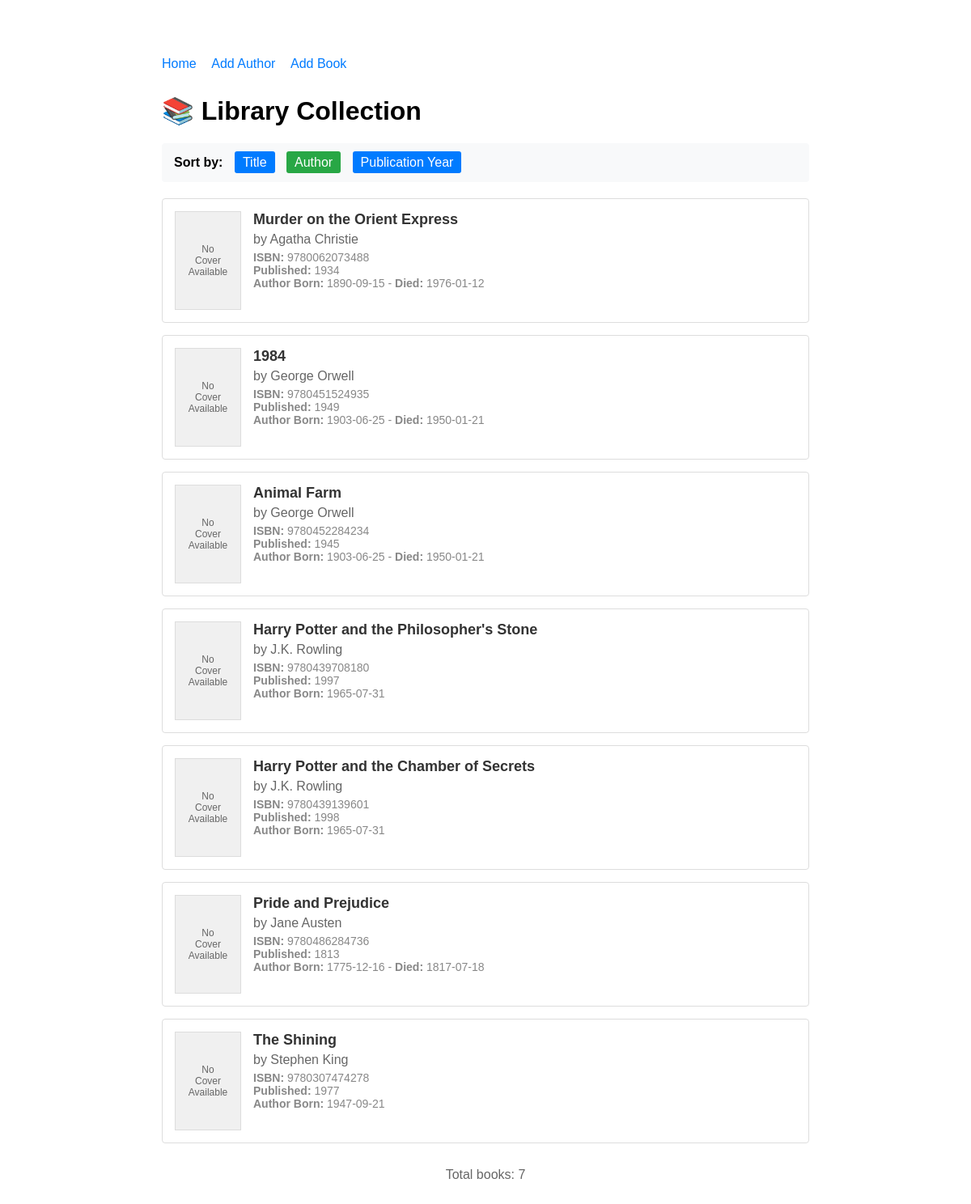
The app's page /?sort=author with its own data.
### data_models.py (models this page shows, shortened)
class Book(db.Model):
    id = db.Column(db.Integer, primary_key=True, autoincrement=True)
    isbn = db.Column(db.String(20), unique=True, nullable=False)
    title = db.Column(db.String(200), nullable=False)
    publication_year = db.Column(db.Integer)
    author_id = db.Column(db.Integer, db.ForeignKey('author.id'), nullable=False)

class Author(db.Model):
    id = db.Column(db.Integer, primary_key=True, autoincrement=True)
    name = db.Column(db.String(100), nullable=False)
    birth_date = db.Column(db.Date)
    date_of_death = db.Column(db.Date)
    books = db.relationship('Book', backref='author', lazy=True)

### app.py (the view)
@app.route('/')
def home():
    sort_by = request.args.get('sort', 'title')  # Default sort by title
    if sort_by == 'author':
        books = Book.query.join(Author).order_by(Author.name).all()
    elif sort_by == 'year':
        books = Book.query.order_by(Book.publication_year.desc()).all()
    else:  # default to title
        books = Book.query.order_by(Book.title).all()
    return render_template('home.html', books=books, current_sort=sort_by)

### templates/home.html (shortened to what this page needs)
<!DOCTYPE html>
<html lang="en">
<head>
</head>
<body>
    <div class="nav">
        <a href="/">Home</a>
        <a href="/add_author">Add Author</a>
        <a href="/add_book">Add Book</a>
    </div>
    <h1>📚 Library Collection</h1>
    <div class="sort-controls">
        <label>Sort by:</label>
        <a href="/?sort=title" class="{% if current_sort == 'title' %}active{% endif %}">Title</a>
        <a href="/?sort=author" class="{% if current_sort == 'author' %}active{% endif %}">Author</a>
        <a href="/?sort=year" class="{% if current_sort == 'year' %}active{% endif %}">Publication Year</a>
    </div>
    {% if books %}
        <div class="book-list">
            {% for book in books %}
            <div class="book-item">
                <div class="book-cover">
                </div>
                <div class="book-details">
                    <div class="book-title">{{ book.title }}</div>
                    <div class="book-author">by {{ book.author.name }}</div>
                    <div class="book-info">
                        <strong>ISBN:</strong> {{ book.isbn }}<br>
                        {% if book.publication_year %}
                            <strong>Published:</strong> {{ book.publication_year }}<br>
                        {% endif %}
                        {% if book.author.birth_date %}
                            <strong>Author Born:</strong> {{ book.author.birth_date.strftime('%Y-%m-%d') }}
                            {% if book.author.date_of_death %}
                                - <strong>Died:</strong> {{ book.author.date_of_death.strftime('%Y-%m-%d') }}
                            {% endif %}
                        {% endif %}
                    </div>
                </div>
            </div>
            {% endfor %}
        </div>
    {% else %}
        <div class="no-books">
            <h3>No books in the library yet!</h3>
            <p>Start by <a href="/add_author">adding an author</a> and then <a href="/add_book">add some books</a>.</p>
        </div>
    {% endif %}
    <div style="margin-top: 30px; text-align: center; color: #666;">
        <p>Total books: {{ books|length }}</p>
    </div>
</body>
</html>

### templates/home.html (style rules this page uses)
body { font-family: Arial, sans-serif; max-width: 800px; margin: 50px auto; padding: 20px; }
.nav { margin-bottom: 30px; }
.nav a { margin-right: 15px; text-decoration: none; color: #007bff; }
.sort-controls { margin-bottom: 20px; padding: 15px; background-color: #f8f9fa; border-radius: 4px; }
.sort-controls label { margin-right: 10px; font-weight: bold; }
.sort-controls a { margin-right: 10px; padding: 5px 10px; background-color: #007bff; color: white; text-decoration: none; border-radius: 3px; }
.sort-controls a.active { background-color: #28a745; }
.book-item { border: 1px solid #ddd; margin-bottom: 15px; padding: 15px; border-radius: 4px; display: flex; align-items: flex-start; }
.book-cover { width: 80px; height: 120px; margin-right: 15px; background-color: #f0f0f0; border: 1px solid #ddd; display: flex; align-items: center; justify-content: center; color: #666; font-size: 12px; text-align: center; }
.book-details { flex-grow: 1; }
.book-title { font-size: 18px; font-weight: bold; margin-bottom: 5px; color: #333; }
.book-author { color: #666; margin-bottom: 5px; }
.book-info { font-size: 14px; color: #888; }

### records on screen
Book: title "Murder on the Orient Express", author.name "Agatha Christie", isbn "9780062073488", publication_year "1934", author.birth_date "1890-09-15", author.date_of_death "1976-01-12"
Book: title "1984", author.name "George Orwell", isbn "9780451524935", publication_year "1949", author.birth_date "1903-06-25", author.date_of_death "1950-01-21"
Book: title "Animal Farm", author.name "George Orwell", isbn "9780452284234", publication_year "1945", author.birth_date "1903-06-25", author.date_of_death "1950-01-21"
Book: title "Harry Potter and the Philosopher's Stone", author.name "J.K. Rowling", isbn "9780439708180", publication_year "1997", author.birth_date "1965-07-31"
Book: title "Harry Potter and the Chamber of Secrets", author.name "J.K. Rowling", isbn "9780439139601", publication_year "1998", author.birth_date "1965-07-31"
Book: title "Pride and Prejudice", author.name "Jane Austen", isbn "9780486284736", publication_year "1813", author.birth_date "1775-12-16", author.date_of_death "1817-07-18"
Book: title "The Shining", author.name "Stephen King", isbn "9780307474278", publication_year "1977", author.birth_date "1947-09-21"

### other values on screen
{{ books|length }} "7"
